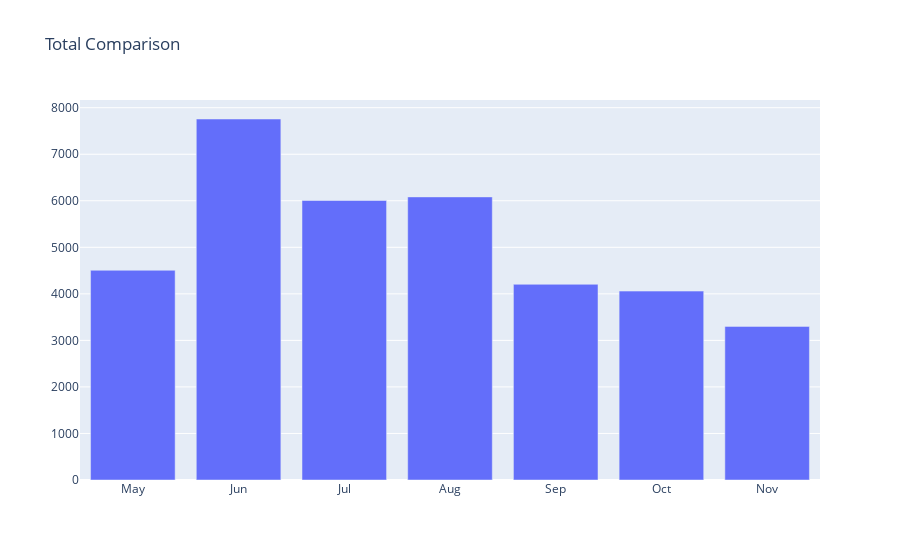

Write notebook code for a chart like this one.
### Code cell
year = 2019

mask = (tdata['Date'].dt.year == year)
df = tdata[mask]
grouped = df.groupby(by=df['Date'].dt.month)['Amt'].sum()

labels = months[grouped.index]
values = grouped.values

fig, ax = px.subplots(1, 1)
ax[0][0].bar(values=values, labels=labels)
ax[0][0].set(title='Total Comparison')

fig.show()

### Figure 1 — Plotly figure (JSON) as saved in the notebook; plotly's stock layout.template omitted (floating-point values rounded to 4 significant figures)
{"data": [{"name": "", "type": "bar", "x": ["May", "Jun", "Jul", "Aug", "Sep", "Oct", "Nov"], "xaxis": "x", "y": [4507.0, 7757.0, 6006.0, 6084.0, 4205.0, 4059.0, 3301.0], "yaxis": "y"}], "layout": {"autosize": true, "showlegend": false, "title": {"text": "Total Comparison"}, "xaxis": {"anchor": "y", "autorange": true, "domain": [0, 1], "range": [-0.5, 6.5], "type": "category"}, "yaxis": {"anchor": "x", "autorange": true, "domain": [0, 1], "range": [0, 8166.0], "type": "linear"}}}
